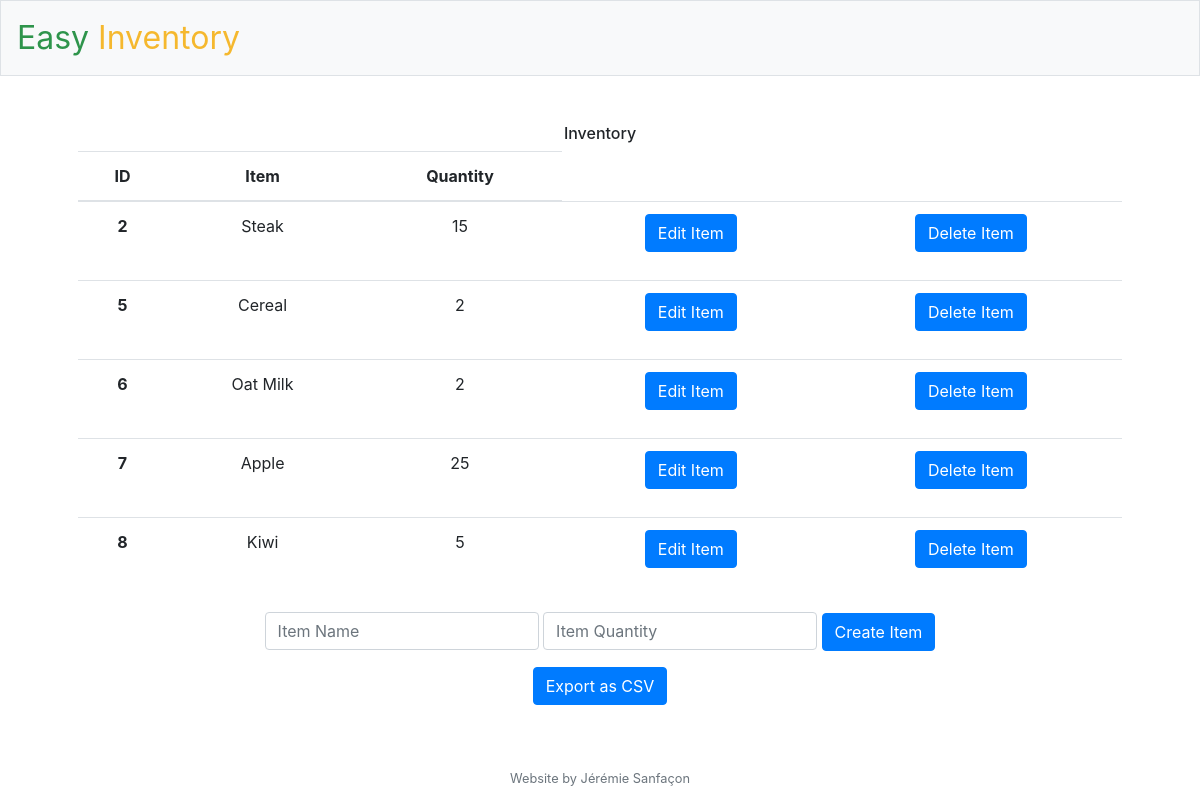
The app's page /, older data.
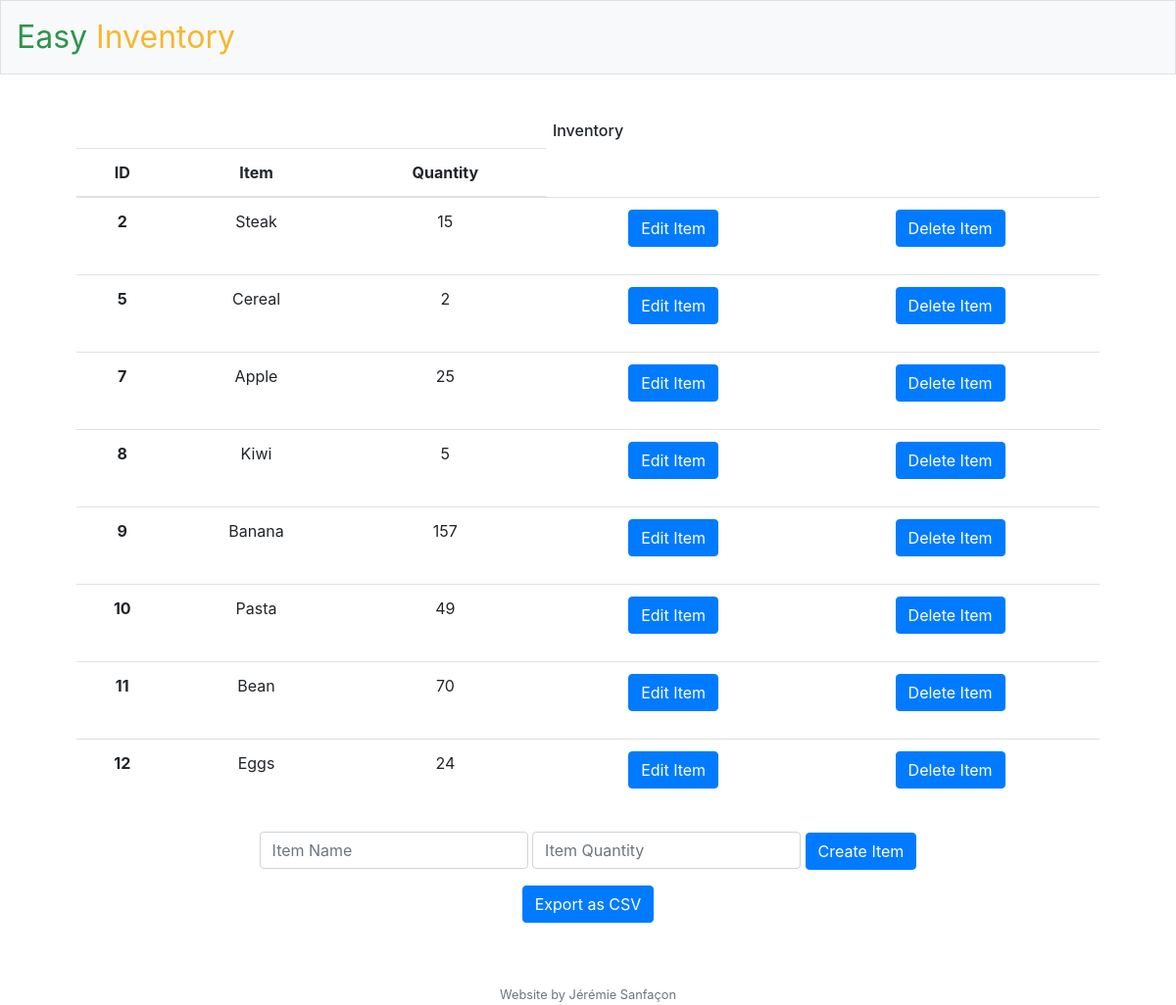
The same page, newer data.
### tables this page shows
CREATE TABLE inventory (
    ItemID INTEGER PRIMARY KEY AUTOINCREMENT,
    ItemName varchar(255) NOT NULL,
    ItemQuantity INTEGER DEFAULT 0
);

### app.py (the view)
@app.route("/", methods=["GET", "POST"])
def index():
    if request.method == "GET":
        inventoryList = getInv(my_connection)
        return render_template("index.html", inventoryList=inventoryList)

### Item.py (called while the page is built)
    def getItemDict(self) -> Tuple:
        return {"id":self.id, "name":self.name, "quantity":self.quantity}

### app.py (called while the page is built)
@app.after_request
def after_request(response):
    response.headers["Cache-Control"] = "no-cache, no-store, must-revalidate"
    response.headers["Expires"] = 0
    response.headers["Pragma"] = "no-cache"
    return response

### helpers.py (called while the page is built)
def tuple_to_dict(inventoryList: list[Tuple])-> list[Dict]:
    for i in range(len(inventoryList)):
            item = inventoryList[i]
            myItem = Item(item)
            inventoryList[i] = myItem.getItemDict()
    return inventoryList

def getInv(connection) -> list[Dict]:
    inventoryCursor = connection.execute("SELECT * FROM inventory")
    inventoryList = inventoryCursor.fetchall()
    inventoryList = tuple_to_dict(inventoryList)
    return inventoryList

### templates/index.html (shortened to what this page needs)
{% extends "layout.html" %}
{% block main %}
  <table class="table">
      <h6>Inventory </h6>
    <thead>
      <tr>
        <th scope="col">ID</th>
        <th scope="col">Item</th>
        <th scope="col">Quantity</th>
      </tr>
    </thead>
    <tbody>
      {% for item in inventoryList %}
      <tr>
        <th scope="row">{{item["id"]}}</th>
        <td>{{item["name"]}}</td>
        <td>{{item["quantity"]}}</td>
        <td>
          <form action="/edit" method="get">
            <div class="form-group">
              <button class="btn btn-primary" type="submit" name="id" value = "{{item["id"]}}" >Edit Item</button>
            </div>
          </form>
        </td>
        <td>
          <form action="/delete" method="post">
            <div class="form-group">
              <button class="btn btn-primary" type="submit" name="id" value = "{{item["id"]}}" >Delete Item</button>
            </div>
          </form>
        </td>
      </tr>
      {% endfor %}
    </tbody>
  </table>
  <form action="/create" method="post">
    <div class="form-group">
        <input autocomplete="off" autofocus class="form-control" name="name" placeholder="Item Name" type="text">
        <input class="form-control" name="quantity" placeholder="Item Quantity" type="number">
        <button class="btn btn-primary" type="submit">Create Item</button>
    </div>
  </form>
  <form action="/export" method="post">
    <div class="form-group">
        <button class="btn btn-primary" type="submit">Export as CSV</button>
    </div>
  </form>
{% endblock %}

### templates/layout.html (shortened to what this page needs)
<!DOCTYPE html>
<html lang="en">
    <head>
        <link href="https://maxcdn.bootstrapcdn.com/bootstrap/4.1.3/css/bootstrap.min.css" rel="stylesheet">
        <link href="/static/styles.css" rel="stylesheet">
    </head>
    <body>
            <nav class="navbar navbar-expand-md navbar-light bg-light border">
            <a class="navbar-brand" href="/"><span class="green">Easy</span><span class="yellow"> Inventory</span></a>
        </nav>
        <main class="container p-5">
            {% block main %}{% endblock %}
        </main>
        <footer class="small text-center text-muted">
             Website by Jérémie Sanfaçon
        </footer>
    </body>
</html>

### static/styles.css (style rules this page uses)
nav .navbar-brand { font-size: xx-large; }
nav .navbar-brand .yellow { color: #f5b82e; }
nav .navbar-brand .green { color: #2e944b; }
main .form-control { display: inline-block; width: auto; }
main { overflow-x: auto; text-align: center; }

Row changes from the older to the newer data that the page shows:
removed inventory: id "6", name "Oat Milk", quantity "2"
added inventory: id "9", name "Banana", quantity "157"
added inventory: id "10", name "Pasta", quantity "49"
added inventory: id "11", name "Bean", quantity "70"
added inventory: id "12", name "Eggs", quantity "24"
